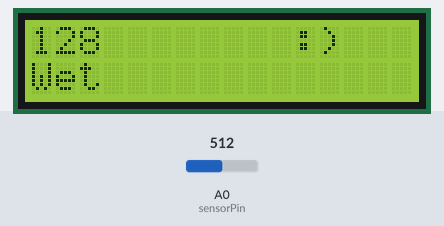
The sketch below on a simulated Arduino Uno, built with avr-gcc and run on an emulated ATmega328P. Parts: 16×2 character LCD. The test bench sets the inputs (shaded band); at power-on: A0 (sensorPin) = 512. What the sketch prints to the serial monitor is not drawn.

Above: at 1.2 s.
1.3 s: A0 (sensorPin) set to 813
At 2.6 s:
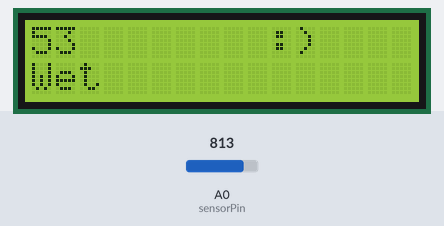
3.6 s: A0 (sensorPin) set to 834
At 5.3 s:
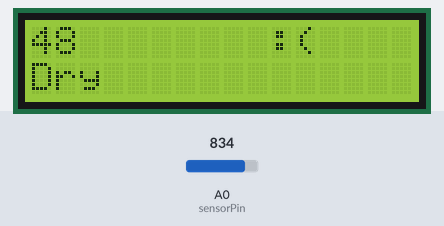
5.6 s: A0 (sensorPin) set to 900
At 7.2 s:
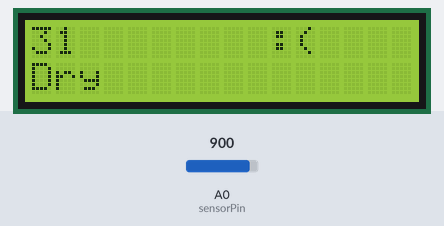
7.7 s: A0 (sensorPin) set to 511
At 9.0 s:
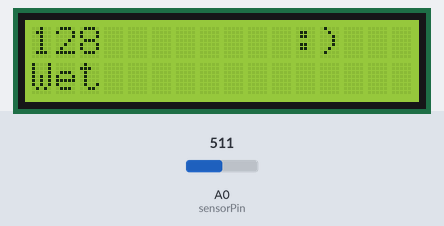
Timing chart, 0 to 10.7 s (numbered marks = the images above; inputs shaded):
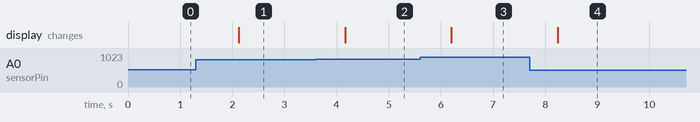

Measured:
- the behaviour switches between 822 and 823 on A0 (sensorPin) (found by bisection; images 1 and 2)
- after the input at 1.3 s, the display: changes after 0.83 s (image 1)
- after the input at 3.6 s, the display: changes after 0.56 s (image 2)
- after the input at 5.6 s, the display: changes after 0.60 s (image 3)
- after the input at 7.7 s, the display: changes after 0.54 s (image 4)

The sketch:

soil_humidity_i2c_lcd.ino
```cpp
#define sensorPower 7
#define sensorPin A0

#include <Wire.h>
#include <LiquidCrystal_I2C.h>
LiquidCrystal_I2C lcd(0x27, 16, 2);

#define soilWet 200  // Define max value we consider soil 'wet'
#define soilDry 50   // Define min value we consider soil 'dry'

void setup() {
  Wire.begin();
  lcd.init();
  lcd.backlight();
  lcd.clear();


  pinMode(sensorPower, OUTPUT);

  // Initially keep the sensor OFF
  digitalWrite(sensorPower, LOW);

  Serial.begin(9600);
}

void loop() {
  //get the reading from the function below and print it
  int moisture = readSensor();


  Serial.print("Analog output: ");
  Serial.println(moisture);


  // Determine status of our soil
  if (moisture > soilDry) {
    lcd.clear();
    lcd.setCursor(0, 0);
    lcd.print(moisture);
    lcd.print("        :)");

    lcd.setCursor(0, 1);
    lcd.print("Wet");
  } else {
    lcd.clear();
    lcd.setCursor(0, 0);
    lcd.print(moisture);
    lcd.print("        :(");

    lcd.setCursor(0, 1);
    lcd.print("Dry");
  }

  delay(1000);
}

//  This function returns the analog soil moisture measurement
int readSensor() {
  int sensorValue = analogRead(sensorPin);              // Read the analog value from sensor
  int outputValue = map(sensorValue, 0, 1023, 255, 0);  // map the 10-bit data to 8-bit data
  return outputValue;                                   // Return analog moisture value
}
```
